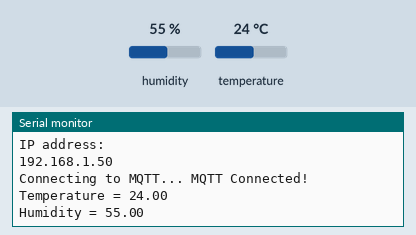
This sketch was run on a simulated ESP8266 (NodeMCU). Parts: the last lines printed to the serial monitor. The inputs (shaded band) are chosen by the test bench; at power-on: humidity 55 %, temperature 24 °C. WiFi joins after 1.5 s; servers stay silent unless stated; no MQTT or app messages arrive unless stated.

Above: at 2.7 s.
2.8 s: humidity set to 22 %
At 4.6 s:
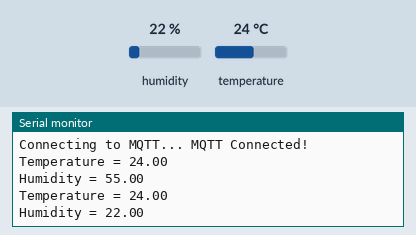
5.5 s: temperature set to 12 °C
At 6.9 s:
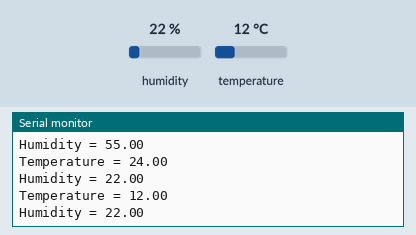
8.2 s: humidity set to 40 %
At 10.5 s:
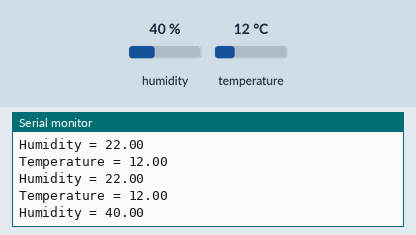
Timing chart, 0 to 12.0 s (numbered marks = the images above; inputs shaded):
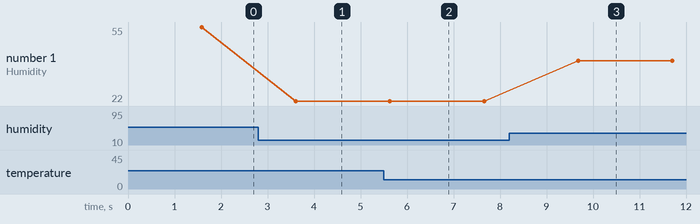

Measured:
- after the input at 2.8 s, the serial monitor: prints a new line after 0.81 s (image 1)
- after the input at 5.5 s, the serial monitor: prints a new line after 0.13 s (image 2)
- after the input at 8.2 s, the serial monitor: prints a new line after 1.5 s (image 3)
- plotted number 1: 55 → 22 after the input at 2.8 s, 22 → 40 after the input at 8.2 s

The sketch:

mqtt_esp8266.ino
```cpp
#include <dht.h>
#include <ESP8266WiFi.h>
#include "Adafruit_MQTT.h"
#include "Adafruit_MQTT_Client.h"


/************************* WiFi Access Point *********************************/

#define WLAN_SSID       "Nitesh"
#define WLAN_PASS       "rompom57error"

/************************* Adafruit.io Setup *********************************/

#define AIO_SERVER      "io.adafruit.com"
#define AIO_SERVERPORT  1883                   // use 8883 for SSL
#define AIO_USERNAME    "nitesh_nick"
#define AIO_KEY         "a7f64eacffbc4113a99f71b2331d551c"
/************ Global State (you don't need to change this!) ******************/
#define DHT11_PIN D3
// Create an ESP8266 WiFiClient class to connect to the MQTT server.
WiFiClient client;
// or... use WiFiFlientSecure for SSL
//WiFiClientSecure client;

// Setup the MQTT client class by passing in the WiFi client and MQTT server and login details.
Adafruit_MQTT_Client mqtt(&client, AIO_SERVER, AIO_SERVERPORT, AIO_USERNAME, AIO_KEY);

/****************************** Feeds ***************************************/

// Setup a feed called 'photocell' for publishing.
// Notice MQTT paths for AIO follow the form: <username>/feeds/<feedname>
Adafruit_MQTT_Publish temp = Adafruit_MQTT_Publish(&mqtt, AIO_USERNAME "/feeds/Tem08");
Adafruit_MQTT_Publish hum = Adafruit_MQTT_Publish(&mqtt, AIO_USERNAME "/feeds/Hum08");

// Setup a feed called 'onoff' for subscribing to changes.
//Adafruit_MQTT_Subscribe onoffbutton = Adafruit_MQTT_Subscribe(&mqtt, AIO_USERNAME "/feeds/onoff");

/*************************** Sketch Code ************************************/
dht DHT;

// Bug workaround for Arduino 1.6.6, it seems to need a function declaration
// for some reason (only affects ESP8266, likely an arduino-builder bug).
void MQTT_connect();

void setup() {
  Serial.begin(115200);
  delay(10);

  Serial.println(F("Adafruit MQTT demo"));

  // Connect to WiFi access point.
  Serial.println(); Serial.println();
  Serial.print("Connecting to ");
  Serial.println(WLAN_SSID);

  WiFi.begin(WLAN_SSID, WLAN_PASS);
  while (WiFi.status() != WL_CONNECTED) {
    delay(500);
    Serial.print(".");
  }
  Serial.println();

  Serial.println("WiFi connected");
  Serial.println("IP address: "); Serial.println(WiFi.localIP());

  // Setup MQTT subscription for onoff feed.
  //mqtt.subscribe(&onoffbutton);
}

uint32_t a=0;
uint32_t b=0;

void loop() {

  MQTT_connect();

  int chk = DHT.read11(DHT11_PIN);
  if(DHT.temperature>=0){
  Serial.print("Temperature = ");
  Serial.println(DHT.temperature);
  a=DHT.temperature;
  Serial.print("Humidity = ");
  Serial.println(DHT.humidity);
  b=DHT.humidity;
  }
  hum.publish(b);
delay(1000);
  temp.publish(a);
delay(1000);
  // Now we can publish stuff!


  // ping the server to keep the mqtt connection alive
  // NOT required if you are publishing once every KEEPALIVE seconds

  if(! mqtt.ping()) {
    mqtt.disconnect();
  }

}

// Function to connect and reconnect as necessary to the MQTT server.
// Should be called in the loop function and it will take care if connecting.
void MQTT_connect() {
  int8_t ret;

  // Stop if already connected.
  if (mqtt.connected()) {
    return;
  }

  Serial.print("Connecting to MQTT... ");

  uint8_t retries = 3;
  while ((ret = mqtt.connect()) != 0) { // connect will return 0 for connected
       Serial.println(mqtt.connectErrorString(ret));
       Serial.println("Retrying MQTT connection in 5 seconds...");
       mqtt.disconnect();
       delay(5000);  // wait 5 seconds
       retries--;
       if (retries == 0) {
         // basically die and wait for WDT to reset me
         while (1);
       }
  }
  Serial.println("MQTT Connected!");
}
```
